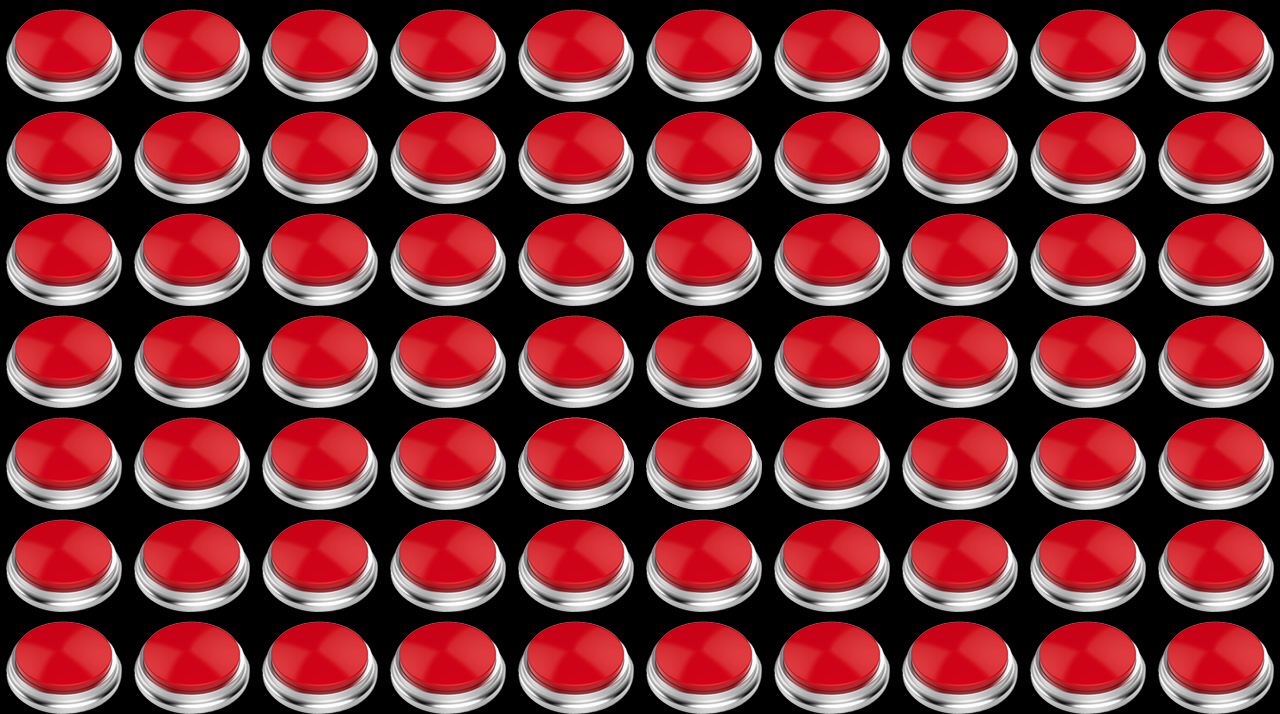

The image is a tile-based game level rendered from a .tmx file. Its description and source (layers, tilesets, objects; grid data summarised) follow:
An orthogonal 10x7 tile map with 128x102 px tiles, 2 tile layers (Background, Foreground), 2 tilesets.

<map version="1.0" orientation="orthogonal" renderorder="right-down" width="10" height="7" tilewidth="128" tileheight="102" nextobjectid="31">
 <tileset firstgid="1" name="tile" tilewidth="128" tileheight="102">
  <image source="tile.png" width="256" height="108" />
 </tileset>
 <tileset firstgid="3" name="fire" tilewidth="128" tileheight="102">
  <image source="fire2.png" width="512" height="102" />
  <tile id="1">
   <properties>
    <property name="fireframe" value="3" />
   </properties>
  </tile>
  <tile id="2">
   <properties>
    <property name="fireframe" value="2" />
   </properties>
  </tile>
  <tile id="3">
   <properties>
    <property name="fireframe" value="1" />
   </properties>
  </tile>
 </tileset>
 <layer name="Background" width="10" height="7">
  <data>[70 cells, 50 non-empty, 1 distinct tile ids]</data>
 </layer>
 <layer name="Foreground" width="10" height="7">
  <data>[70 cells, 22 non-empty, 1 distinct tile ids]</data>
 </layer>
</map>
